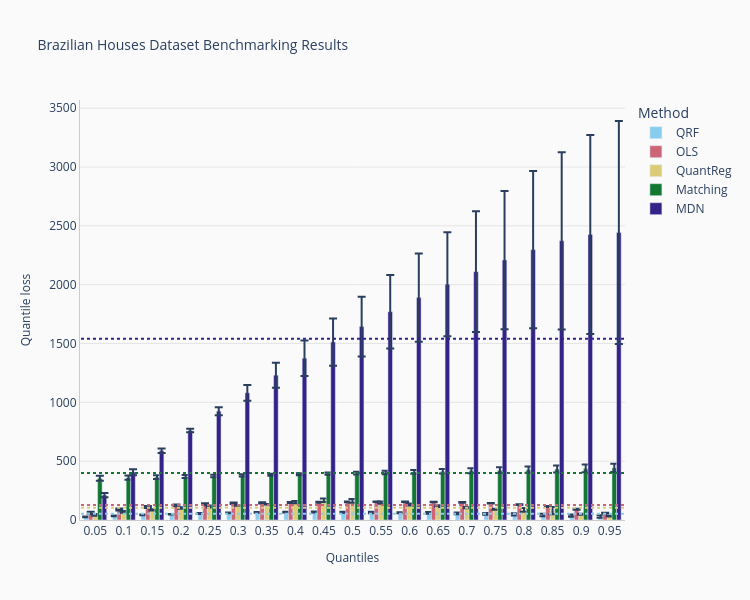

The notebook cell saved with this chart:
### Code cell
print("Creating 60/40 donor/receiver split...")
brazilian_donor, brazilian_receiver = train_test_split(
    df_brazilian, train_size=0.6, random_state=42
)

brazilian_receiver_no_target = brazilian_receiver.drop(columns=[brazilian_target])

print(f"Donor size: {len(brazilian_donor)}")
print(f"Receiver size: {len(brazilian_receiver)}")

print("\nRunning autoimpute...")
brazilian_result = autoimpute(
    donor_data=brazilian_donor,
    receiver_data=brazilian_receiver_no_target.copy(),
    predictors=brazilian_predictors,
    imputed_variables=[brazilian_target],
    impute_all=True,
    log_level="INFO"
)

print("\n--- Autoimpute CV Results ---")
comparison_viz = method_comparison_results(
    data=brazilian_result.cv_results,
    metric="quantile_loss",
)
fig = comparison_viz.plot(
    title="Brazilian Houses Dataset Benchmarking Results",
    show_mean=True,
)
fig.show()

### Figure 1 — Plotly figure (JSON) as saved in the notebook; plotly's stock layout.template omitted (floating-point values rounded to 4 significant figures)
{"data": [{"alignmentgroup": "True", "error_y": {"array": [3.107, 3.173, 2.846, 1.755, 4.178, 3.347, 3.355, 3.649, 4.02, 4.789, 6.217, 4.461, 7.58, 7.823, 7.401, 10.02, 9.723, 10.25, 11.14]}, "hovertemplate": "Method=QRF<br>Quantiles=%{x}<br>Quantile loss=%{y}<extra></extra>", "legendgroup": "QRF", "marker": {"color": "#88CCEE", "pattern": {"shape": ""}}, "name": "QRF", "offsetgroup": "QRF", "orientation": "v", "showlegend": true, "textposition": "auto", "type": "bar", "x": ["0.05", "0.1", "0.15", "0.2", "0.25", "0.3", "0.35", "0.4", "0.45", "0.5", "0.55", "0.6", "0.65", "0.7", "0.75", "0.8", "0.85", "0.9", "0.95"], "xaxis": "x", "y": [27.43, 35.72, 43.92, 49.21, 55.55, 60.57, 65.51, 66.43, 67.36, 65.83, 64.33, 62.38, 60.02, 56.78, 52.45, 47.89, 42.47, 37.35, 29.93], "yaxis": "y"}, {"alignmentgroup": "True", "error_y": {"array": [9.557, 8.956, 8.289, 7.596, 6.952, 6.297, 5.621, 4.908, 3.796, 2.819, 2.092, 1.842, 2.053, 2.271, 2.605, 2.895, 3.29, 3.476, 3.183]}, "hovertemplate": "Method=OLS<br>Quantiles=%{x}<br>Quantile loss=%{y}<extra></extra>", "legendgroup": "OLS", "marker": {"color": "#CC6677", "pattern": {"shape": ""}}, "name": "OLS", "offsetgroup": "OLS", "orientation": "v", "showlegend": true, "textposition": "auto", "type": "bar", "x": ["0.05", "0.1", "0.15", "0.2", "0.25", "0.3", "0.35", "0.4", "0.45", "0.5", "0.55", "0.6", "0.65", "0.7", "0.75", "0.8", "0.85", "0.9", "0.95"], "xaxis": "x", "y": [60.22, 89.2, 109.7, 124.5, 134.8, 141.8, 146.2, 149.0, 151.3, 153.5, 154.6, 154.7, 153.4, 149.7, 142.4, 131.2, 114.8, 91.63, 59.11], "yaxis": "y"}, {"alignmentgroup": "True", "error_y": {"array": [8.157, 7.81, 5.578, 5.913, 8.783, 2.657, 2.48, 10.0, 15.31, 15.39, 10.28, 8.783, 7.603, 5.964, 5.117, 15.63, 31.72, 3.771, 3.564]}, "hovertemplate": "Method=QuantReg<br>Quantiles=%{x}<br>Quantile loss=%{y}<extra></extra>", "legendgroup": "QuantReg", "marker": {"color": "#DDCC77", "pattern": {"shape": ""}}, "name": "QuantReg", "offsetgroup": "QuantReg", "orientation": "v", "showlegend": true, "textposition": "auto", "type": "bar", "x": ["0.05", "0.1", "0.15", "0.2", "0.25", "0.3", "0.35", "0.4", "0.45", "0.5", "0.55", "0.6", "0.65", "0.7", "0.75", "0.8", "0.85", "0.9", "0.95"], "xaxis": "x", "y": [43.4, 69.36, 85.78, 102.4, 114.2, 122.9, 133.8, 152.2, 167.4, 162.4, 147.4, 131.4, 118.2, 105.0, 91.41, 85.66, 79.55, 48.29, 33.23], "yaxis": "y"}, {"alignmentgroup": "True", "error_y": {"array": [20.79, 18.13, 15.6, 13.24, 11.19, 9.624, 8.819, 8.978, 10.06, 11.8, 13.97, 16.39, 18.97, 21.66, 24.4, 27.2, 30.03, 32.89, 35.76]}, "hovertemplate": "Method=Matching<br>Quantiles=%{x}<br>Quantile loss=%{y}<extra></extra>", "legendgroup": "Matching", "marker": {"color": "#117733", "pattern": {"shape": ""}}, "name": "Matching", "offsetgroup": "Matching", "orientation": "v", "showlegend": true, "textposition": "auto", "type": "bar", "x": ["0.05", "0.1", "0.15", "0.2", "0.25", "0.3", "0.35", "0.4", "0.45", "0.5", "0.55", "0.6", "0.65", "0.7", "0.75", "0.8", "0.85", "0.9", "0.95"], "xaxis": "x", "y": [354.7, 359.6, 364.5, 369.3, 374.2, 379.1, 384.0, 388.9, 393.8, 398.7, 403.6, 408.5, 413.4, 418.3, 423.2, 428.1, 433.0, 437.9, 442.8], "yaxis": "y"}, {"alignmentgroup": "True", "error_y": {"array": [17.83, 25.71, 19.51, 14.3, 33.84, 66.6, 105.6, 150.7, 200.2, 254.5, 312.9, 375.7, 442.0, 512.7, 587.3, 667.7, 753.0, 845.7, 947.8]}, "hovertemplate": "Method=MDN<br>Quantiles=%{x}<br>Quantile loss=%{y}<extra></extra>", "legendgroup": "MDN", "marker": {"color": "#332288", "pattern": {"shape": ""}}, "name": "MDN", "offsetgroup": "MDN", "orientation": "v", "showlegend": true, "textposition": "auto", "type": "bar", "x": ["0.05", "0.1", "0.15", "0.2", "0.25", "0.3", "0.35", "0.4", "0.45", "0.5", "0.55", "0.6", "0.65", "0.7", "0.75", "0.8", "0.85", "0.9", "0.95"], "xaxis": "x", "y": [212.0, 406.7, 588.6, 761.0, 925.0, 1081.0, 1231.0, 1374.0, 1512.0, 1644.0, 1770.0, 1890.0, 2004.0, 2111.0, 2209.0, 2298.0, 2373.0, 2427.0, 2443.0], "yaxis": "y"}], "layout": {"barmode": "group", "height": 600, "legend": {"title": {"text": "Method"}, "tracegroupgap": 0}, "paper_bgcolor": "#FAFAFA", "plot_bgcolor": "#FAFAFA", "shapes": [{"line": {"color": "#88CCEE", "dash": "dot", "width": 2}, "name": "QRF Mean", "type": "line", "x0": -0.5, "x1": 18.5, "y0": 52.16, "y1": 52.16}, {"line": {"color": "#CC6677", "dash": "dot", "width": 2}, "name": "OLS Mean", "type": "line", "x0": -0.5, "x1": 18.5, "y0": 126.9, "y1": 126.9}, {"line": {"color": "#DDCC77", "dash": "dot", "width": 2}, "name": "QuantReg Mean", "type": "line", "x0": -0.5, "x1": 18.5, "y0": 104.9, "y1": 104.9}, {"line": {"color": "#117733", "dash": "dot", "width": 2}, "name": "Matching Mean", "type": "line", "x0": -0.5, "x1": 18.5, "y0": 398.7, "y1": 398.7}, {"line": {"color": "#332288", "dash": "dot", "width": 2}, "name": "MDN Mean", "type": "line", "x0": -0.5, "x1": 18.5, "y0": 1540.0, "y1": 1540.0}], "title": {"font": {"size": 14}, "text": "Brazilian Houses Dataset Benchmarking Results"}, "width": 750, "xaxis": {"anchor": "y", "domain": [0, 1], "gridcolor": "#E5E5E5", "gridwidth": 1, "linecolor": "#CCCCCC", "showgrid": false, "showline": true, "title": {"font": {"size": 12}, "text": "Quantiles"}, "zeroline": false}, "yaxis": {"anchor": "x", "domain": [0, 1], "gridcolor": "#E5E5E5", "gridwidth": 1, "linecolor": "#CCCCCC", "showgrid": true, "showline": true, "title": {"font": {"size": 12}, "text": "Quantile loss"}, "zeroline": false}}}
